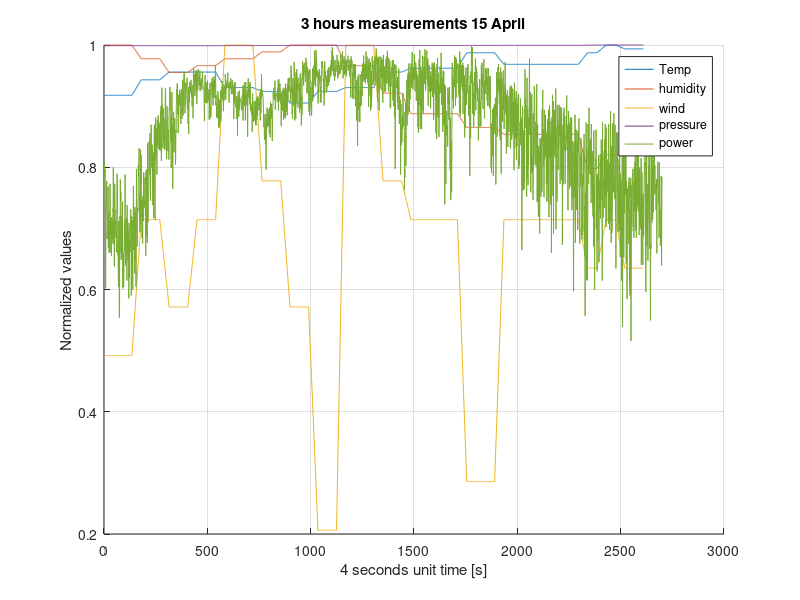

Source code (MATLAB):
clear all;
close all;
clc;

%% plot Power_vs_weather

load('3_hours_meas_15_April');
numHour=3; %hours of measurements 
TempSamp=180; %seconds between data catch from web
samplingTime=4; %seconds beetween samples
span=(TempSamp/samplingTime); %how many samples between each weather info
total_number_weather_data=(numel(power)/span)-1;
%%%%%%%%%%%%%%%%%%%%%%%%%%%%%%%%%%%%%%%%%%%%%%%%%%%%%%%
%%%%%%%%%%%%% Extractin data from struct %%%%%%%%%%%%%%
%%%%%%%%%%%%%%%%%%%%%%%%%%%%%%%%%%%%%%%%%%%%%%%%%%%%%%%

for i=1:total_number_weather_data-1
        temper(i)=clim(i*(span+1)).temperature;
        humid(i)=clim(i*(span+1)).humidity;
        wi(i)=clim(i*(span+1)).wind;
        barom(i)=clim(i*(span+1)).barometer;
        todRain(i)=clim(i*(span+1)).todaysRain;
        Rainrate(i)=clim(i*(span+1)).rainRate;
        StTotal(i)=clim(i*(span+1)).stormTotal;
        monRain(i)=clim(i*(span+1)).monthlyRain;
        YRain(i)=clim(i*(span+1)).yearlyRain;
        thw(i)=clim(i*(span+1)).thwIndex;
        HIndex(i)=clim(i*(span+1)).heatIndex;
        UV(i)=clim(i*(span+1)).uv;
        solarRad(i)=clim(i*(span+1)).solarRadiation;
        Wchill(i)=clim(i*(span+1)).windChill;
        STime(i)=clim(i*(span+1)).sampleTime;
end

%%%%%%%%%%%%%%%%%%%%%%%%%%%%%%%%%%%%%%%%%%%%%%%%%%%%%%%%%
%%%%%%%%%%%%%% Interpolating data from amb %%%%%%%%%%%%%%
%%%%%%%%%%%%%%%%%%%%%%%%%%%%%%%%%%%%%%%%%%%%%%%%%%%%%%%%%

numHour=2;
time=0:samplingTime:(900*numHour);
temp(1:span)=temper(1);    % initialize data
hum(1:span)=humid(1);
win(1:span)=wi(1);
bar(1:span)=barom(1);
today_rain(1:span)=todRain(1);
rain_rate(1:span)=Rainrate(1);
storm_total(1:span)=StTotal(1);
monthly_rain(1:span)=monRain(1);
yearly_rain(1:span)=YRain(1);
thw_index(1:span)=thw(1);
heat_index(1:span)=HIndex(1);
u_v(1:span)=UV(1);
solar_radiation(1:span)=solarRad(1);
wind_chill(1:span)=Wchill(1);
sample_time(1:span)=STime(1);


for idx=2:length(temper)%*numHour   % fill all data positions
% each time idx value changes span samples are collected

    %%%%%%%%%%  TEMPERATURE  %%%%%%%%%%
    
    b = temper(idx-1);% is the data inserted
    m = (temper(idx)-temper(idx-1))/span;    % 
    temp((idx-1)*span+1:(idx-1)*span+span)=m*(1:span)+b;
    
    %%%%%%%%%%  HUMIDITY  %%%%%%%%%%
    
    b = humid(idx-1);% is the data inserted
    m = (humid(idx)-humid(idx-1))/span;    % 
    hum((idx-1)*span+1:(idx-1)*span+span)=m*(1:span)+b;
    
    %%%%%%%%%%  WIND  %%%%%%%%%%
    
    b = wi(idx-1);% is the data inserted
    m = (wi(idx)-wi(idx-1))/span;    % 
    win((idx-1)*span+1:(idx-1)*span+span)=m*(1:span)+b;
    
    %%%%%%%%%%  BAROMETER  %%%%%%%%%%
    
    b = barom(idx-1);% is the data inserted
    m = (barom(idx)-barom(idx-1))/span;    % 
    bar((idx-1)*span+1:(idx-1)*span+span)=m*(1:span)+b;
    
    %%%%%%%%%%  TODAY RAIN  %%%%%%%%%%
    
    b = todRain(idx-1);% is the data inserted
    m = (todRain(idx)-todRain(idx-1))/span;    % 
    today_rain((idx-1)*span+1:(idx-1)*span+span)=m*(1:span)+b;
    
    %%%%%%%%%%  RAIN RATE  %%%%%%%%%%
    
    b = Rainrate(idx-1);% is the data inserted
    m = (Rainrate(idx)-Rainrate(idx-1))/span;    % 
    rain_rate((idx-1)*span+1:(idx-1)*span+span)=m*(1:span)+b;
    
    %%%%%%%%%%  STORM TOTAL  %%%%%%%%%%
    
    b = StTotal(idx-1);% is the data inserted
    m = (StTotal(idx)-StTotal(idx-1))/span;    % 
    storm_total((idx-1)*span+1:(idx-1)*span+span)=m*(1:span)+b;
    
    %%%%%%%%%%  MONTHLY RAIN  %%%%%%%%%%
    
    b = monRain(idx-1);% is the data inserted
    m = (monRain(idx)-monRain(idx-1))/span;    % 
    monthly_rain((idx-1)*span+1:(idx-1)*span+span)=m*(1:span)+b;
    
    %%%%%%%%%%  YEARLY RAIN  %%%%%%%%%%
    
    b = YRain(idx-1);% is the data inserted
    m = (YRain(idx)-YRain(idx-1))/span;    % 
    yearly_rain((idx-1)*span+1:(idx-1)*span+span)=m*(1:span)+b;
    
    %%%%%%%%%%  THW INDEX  %%%%%%%%%%
    
    b = thw(idx-1);% is the data inserted
    m = (thw(idx)-thw(idx-1))/span;    % 
    thw_index((idx-1)*span+1:(idx-1)*span+span)=m*(1:span)+b;
    
    %%%%%%%%%%  HEAT INDEX  %%%%%%%%%%
    
    b = HIndex(idx-1);% is the data inserted
    m = (HIndex(idx)-HIndex(idx-1))/span;    % 
    heat_index((idx-1)*span+1:(idx-1)*span+span)=m*(1:span)+b;
    
    %%%%%%%%%%  UV  %%%%%%%%%%
    
    b = UV(idx-1);% is the data inserted
    m = (UV(idx)-UV(idx-1))/span;    % 
    u_v((idx-1)*span+1:(idx-1)*span+span)=m*(1:span)+b;
    
    %%%%%%%%%%  SOLAR RADIATION  %%%%%%%%%%
    
    b = solarRad(idx-1);% is the data inserted
    m = (solarRad(idx)-solarRad(idx-1))/span;    % 
    solar_radiation((idx-1)*span+1:(idx-1)*span+span)=m*(1:span)+b;
    
    %%%%%%%%%%  WIND CHILL  %%%%%%%%%%
    
    b = Wchill(idx-1);% is the data inserted
    m = (Wchill(idx)-Wchill(idx-1))/span;    % 
    wind_chill((idx-1)*span+1:(idx-1)*span+span)=m*(1:span)+b;
    
    %%%%%%%%%%  SAMPLE TIME  %%%%%%%%%%
    
    b = STime(idx-1);% is the data inserted
    m = (STime(idx)-STime(idx-1))/span;    % 
    sample_time((idx-1)*span+1:(idx-1)*span+span)=m*(1:span)+b;
    

end

%%%%%%%%%%%%%%%%%%%%%%%%%%%%%%%%%%%%%%%%%%
%%%%%%%%%%%%%%normalizing data%%%%%%%%%%%%%%
%%%%%%%%%%%%%%%%%%%%%%%%%%%%%%%%%%%%%%%%%%

tempMax=max(temp);
humMax=max(hum);
windMax=max(win);
barometerMax=max(bar);
today_rainMax=max(today_rain);
rain_rateMax=max(rain_rate);
stormMax=max(storm_total);
monthRainMax=max(monthly_rain);
yearRainMax=max(yearly_rain);
thwMax=max(thw_index);
heatMax=max(heat_index);
uvMax=max(u_v);
solarRadiationMax=max(solar_radiation);
windChillMax=max(wind_chill);
sampleTimeMax=max(sample_time);
PowerMax=max(power);


%%%%%%%%%%%%%%%%%%%%%%%%%%%
%%%%%%%%%% PLOTS %%%%%%%%%%
%%%%%%%%%%%%%%%%%%%%%%%%%%%
figure()
hold on
plot(temp./tempMax)
plot(hum./humMax)
plot(win./windMax)
plot(bar./barometerMax)
% plot(today_rain./today_rainMax)
% plot(rain_rate./rain_rateMax)
% plot(storm_total./stormMax)
% plot(monthly_rain./monthRainMax)
% plot(yearly_rain./yearRainMax)
% plot(thw_index./thwMax)
% plot(heat_index./heatMax)
% plot(u_v./uvMax)
% plot(solar_radiation./solarRadiationMax)
% plot(wind_chill./windChillMax)
% plot(sample_time./sampleTimeMax)
plot(power./PowerMax)
% plot(SNR_dB_est/max(SNR_dB_est));
legend('Temp','humidity','wind','pressure','power')
title ('3 hours measurements 15 April');
xlabel('4 seconds unit time [s]');
ylabel('Normalized values');
grid on
hold off
